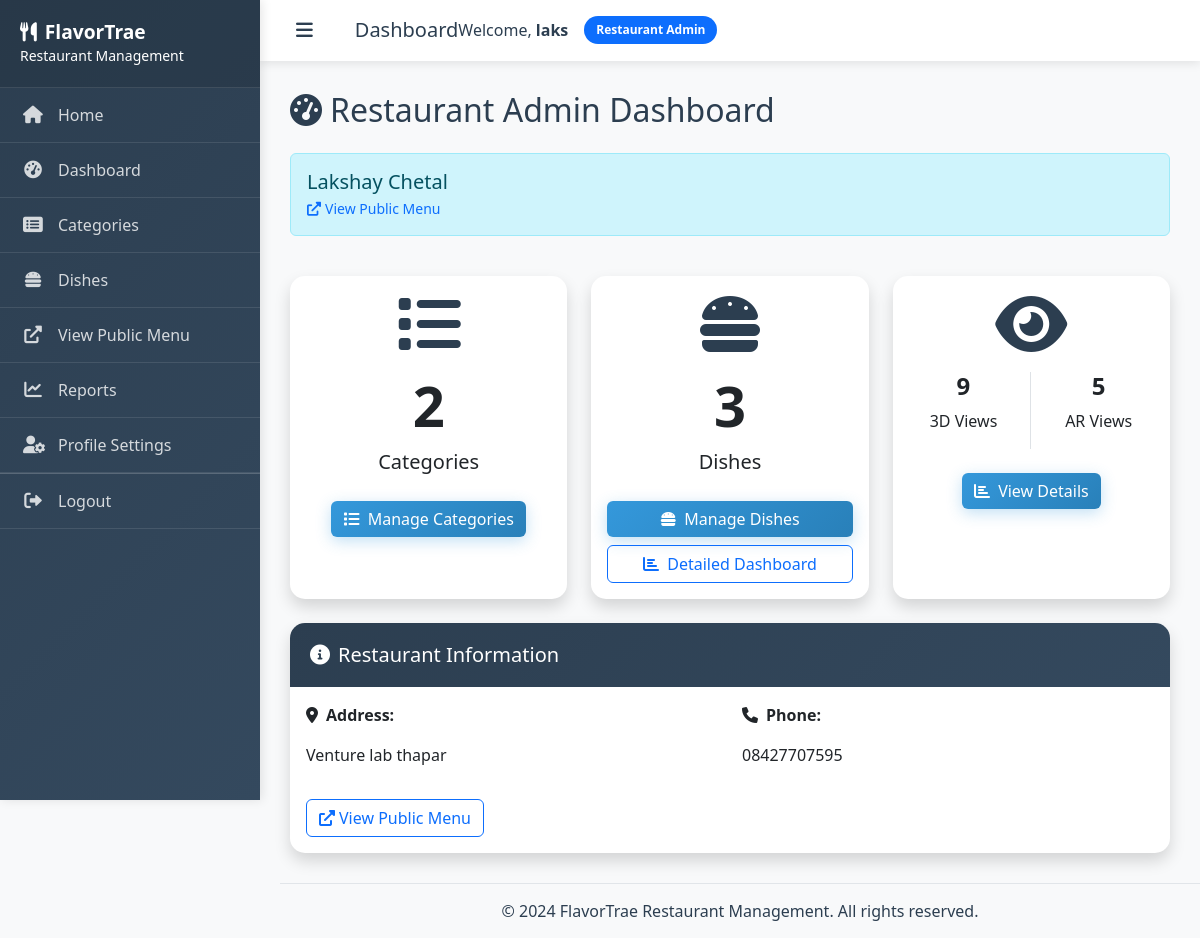
Page /restaurant-admin-dashboard/ (signed in) on the committed database.
### menu_management/models.py (models this page shows, shortened)
class CustomUser(AbstractUser):
    ROLE_CHOICES = [
        ('super_admin', 'Super Admin'),
        ('restaurant_admin', 'Restaurant Admin'),
    ]
    role = models.CharField(max_length=20, choices=ROLE_CHOICES, default='restaurant_admin')
    restaurant = models.ForeignKey('Restaurant', on_delete=models.CASCADE, null=True, blank=True)

class Restaurant(models.Model):
    name = models.CharField(max_length=200)
    address = models.TextField()
    phone = models.CharField(max_length=20)
    public_slug = models.SlugField(unique=True, blank=True)
    created_at = models.DateTimeField(auto_now_add=True)
    updated_at = models.DateTimeField(auto_now=True)

### menu_management/views.py (the view)
# urls.py: path('restaurant-admin-dashboard/', views.restaurant_admin_dashboard, name='restaurant_admin_dashboard'),
@restaurant_admin_required
def restaurant_admin_dashboard(request):
    if not request.user.restaurant:
        messages.error(request, "Your account is not associated with any restaurant.")
        return redirect('home')
    restaurant = request.user.restaurant
    categories_count = Category.objects.filter(restaurant=restaurant).count()
    dishes_count = Dish.objects.filter(category__restaurant=restaurant).count()
    dishes = Dish.objects.filter(category__restaurant=restaurant)
    total_3d_views = sum(dish.model_3d_views for dish in dishes)
    total_ar_views = sum(dish.ar_views for dish in dishes)
    return render(request, 'menu_management/restaurant_admin_dashboard.html', {
        'restaurant': restaurant,
        'categories_count': categories_count,
        'dishes_count': dishes_count,
        'total_3d_views': total_3d_views,
        'total_ar_views': total_ar_views
    })

### templates/menu_management/restaurant_admin_dashboard.html (shortened to what this page needs)
{% extends 'base.html' %}
{% block main_content %}
<div class="row mb-4">
    <div class="col-md-12">
        <h2 class="mb-4">
            <i class="fas fa-tachometer-alt me-2"></i>Restaurant Admin Dashboard
        </h2>
        {% if restaurant %}
            <div class="alert alert-info">
                <div class="d-flex align-items-center">
                    <div>
                        <h5 class="mb-1">{{ restaurant.name }}</h5>
                        <p class="mb-0 small">
                            <a href="{% url 'public_menu' restaurant.public_slug %}" target="_blank" class="text-decoration-none">
                                <i class="fas fa-external-link-alt me-1"></i>View Public Menu
                            </a>
                        </p>
                    </div>
                </div>
            </div>
        {% endif %}
    </div>
</div>
<div class="row g-4">
    <div class="col-md-4">
        <div class="card h-100 shadow">
            <div class="card-body text-center">
                <i class="fas fa-list fa-4x mb-3" style="color: var(--primary-color);"></i>
                <h3 class="display-4 fw-bold">{{ categories_count }}</h3>
                <p class="lead">Categories</p>
                <div class="mt-4">
                    <a href="{% url 'category_list' %}" class="btn btn-primary">
                        <i class="fas fa-list me-1"></i> Manage Categories
                    </a>
                </div>
            </div>
        </div>
    </div>
    <div class="col-md-4">
        <div class="card h-100 shadow">
            <div class="card-body text-center">
                <i class="fas fa-hamburger fa-4x mb-3" style="color: var(--primary-color);"></i>
                <h3 class="display-4 fw-bold">{{ dishes_count }}</h3>
                <p class="lead">Dishes</p>
                <div class="mt-4">
                    <div class="d-grid gap-2">
                        <a href="{% url 'dish_list' %}" class="btn btn-primary">
                            <i class="fas fa-hamburger me-1"></i> Manage Dishes
                        </a>
                        <a href="{% url 'dish_detail_dashboard' %}" class="btn btn-outline-primary">
                            <i class="fas fa-chart-bar me-1"></i> Detailed Dashboard
                        </a>
                    </div>
                </div>
            </div>
        </div>
    </div>
    <div class="col-md-4">
        <div class="card h-100 shadow">
            <div class="card-body text-center">
                <i class="fas fa-eye fa-4x mb-3" style="color: var(--primary-color);"></i>
                <div class="row">
                    <div class="col-6 border-end">
                        <h4 class="fw-bold">{{ total_3d_views }}</h4>
                        <p>3D Views</p>
                    </div>
                    <div class="col-6">
                        <h4 class="fw-bold">{{ total_ar_views }}</h4>
                        <p>AR Views</p>
                    </div>
                </div>
                <div class="mt-4">
                    <a href="{% url 'dish_detail_dashboard' %}" class="btn btn-primary">
                        <i class="fas fa-chart-bar me-1"></i> View Details
                    </a>
                </div>
            </div>
        </div>
    </div>
</div>
{% if restaurant %}
<div class="row mt-4">
    <div class="col-md-12">
        <div class="card shadow">
            <div class="card-header bg-primary text-white">
                <h5 class="mb-0">
                    <i class="fas fa-info-circle me-2"></i>Restaurant Information
                </h5>
            </div>
            <div class="card-body">
                <div class="row">
                    <div class="col-md-6">
                        <p><strong><i class="fas fa-map-marker-alt me-2"></i>Address:</strong></p>
                        <p>{{ restaurant.address }}</p>
                    </div>
                    <div class="col-md-6">
                        <p><strong><i class="fas fa-phone me-2"></i>Phone:</strong></p>
                        <p>{{ restaurant.phone }}</p>
                    </div>
                </div>
                <div class="mt-3">
                    <a href="{% url 'public_menu' restaurant.public_slug %}" target="_blank" class="btn btn-outline-primary">
                        <i class="fas fa-external-link-alt me-1"></i>View Public Menu
                    </a>
                </div>
            </div>
        </div>
    </div>
</div>
{% endif %}
{% endblock main_content %}

### templates/base.html (shortened to what this page needs)
<!DOCTYPE html>
<html lang="en">
<head>
    <link href="https://cdn.jsdelivr.net/npm/bootstrap@5.3.0-alpha1/dist/css/bootstrap.min.css" rel="stylesheet">
    <link rel="stylesheet" href="https://cdnjs.cloudflare.com/ajax/libs/font-awesome/6.0.0/css/all.min.css">
</head>
<body>
    {% if user.is_authenticated %}
        <nav class="sidebar" id="sidebar">
            <div class="sidebar-header">
                <h4><i class="fas fa-utensils me-2"></i>FlavorTrae</h4>
                <small>Restaurant Management</small>
            </div>
            <ul class="sidebar-menu">
                <li>
                    <a href="{% url 'home' %}">
                        <i class="fas fa-home"></i>
                        <span>Home</span>
                    </a>
                </li>
                {% if user.role == 'super_admin' %}
                    <li>
                        <a href="{% url 'super_admin_dashboard' %}">
                            <i class="fas fa-tachometer-alt"></i>
                            <span>Dashboard</span>
                        </a>
                    </li>
                    <li>
                        <a href="{% url 'add_restaurant' %}">
                            <i class="fas fa-plus-circle"></i>
                            <span>Add Restaurant</span>
                        </a>
                    </li>
                    <li>
                        <a href="#">
                            <i class="fas fa-chart-bar"></i>
                            <span>Analytics</span>
                        </a>
                    </li>
                    <li>
                        <a href="#">
                            <i class="fas fa-cogs"></i>
                            <span>Settings</span>
                        </a>
                    </li>
                {% elif user.role == 'restaurant_admin' %}
                    <li>
                        <a href="{% url 'restaurant_admin_dashboard' %}">
                            <i class="fas fa-tachometer-alt"></i>
                            <span>Dashboard</span>
                        </a>
                    </li>
                    <li>
                        <a href="{% url 'category_list' %}">
                            <i class="fas fa-list-alt"></i>
                            <span>Categories</span>
                        </a>
                    </li>
                    <li>
                        <a href="{% url 'dish_list' %}">
                            <i class="fas fa-hamburger"></i>
                            <span>Dishes</span>
                        </a>
                    </li>
                    {% if user.restaurant %}
                        <li>
                            <a href="{% url 'public_menu' user.restaurant.public_slug %}" target="_blank">
                                <i class="fas fa-external-link-alt"></i>
                                <span>View Public Menu</span>
                            </a>
                        </li>
                    {% endif %}
                    <li>
                        <a href="#">
                            <i class="fas fa-chart-line"></i>
                            <span>Reports</span>
                        </a>
                    </li>
                    <li>
                        <a href="#">
                            <i class="fas fa-user-cog"></i>
                            <span>Profile Settings</span>
                        </a>
                    </li>
                {% endif %}
                <li style="margin-top: auto; border-top: 1px solid rgba(255,255,255,0.2);">
                    <a href="{% url 'logout' %}">
                        <i class="fas fa-sign-out-alt"></i>
                        <span>Logout</span>
                    </a>
                </li>
            </ul>
        </nav>
        <div class="main-content" id="main-content">
            <div class="top-navbar">
                <div class="d-flex align-items-center">
                    <button class="sidebar-toggle" onclick="toggleSidebar()">
                        <i class="fas fa-bars"></i>
                    </button>
                    <h5 class="mb-0 ms-3">{% block page_title %}Dashboard{% endblock %}</h5>
                </div>
                <div class="d-flex align-items-center">
                    <span class="me-3">Welcome, <strong>{{ user.username }}</strong></span>
                    <span class="badge bg-primary">{{ user.get_role_display }}</span>
                </div>
            </div>
            <div class="content-wrapper">
                {% block main_content %}{% endblock %}
            </div>
        </div>
    {% endif %}
    {% if user.is_authenticated %}
        <footer class="footer" style="margin-left: 280px; background: var(--bg-color); border-top: 1px solid #e1e5e9; padding: 15px 30px; text-align: center; color: var(--text-muted);">
            <span>&copy; 2024 FlavorTrae Restaurant Management. All rights reserved.</span>
        </footer>
    {% else %}
        <footer class="footer mt-auto py-3" style="background: var(--bg-color); border-top: 1px solid #e1e5e9;">
            <div class="container">
                <span class="text-muted">&copy; 2024 FlavorTrae Restaurant Management. All rights reserved.</span>
            </div>
        </footer>
    {% endif %}
</body>
</html>

### templates/base.html (style rules this page uses)
:root { --primary-color: #2c3e50; --secondary-color: #34495e; --accent-color: #3498db; --success-color: #27ae60; --warning-color: #f39c12; --danger-color: #e74c3c; --light-color: #ecf0f1; --dark-color: #2c3e50; --sidebar-bg: #2c3e50; --sidebar-hover: #34495e; --content-bg: #ffffff; }
body { background-color: #f8f9fa; color: var(--dark-color); font-family: 'Segoe UI', Tahoma, Geneva, Verdana, sans-serif; margin: 0; padding: 0; }
.sidebar { position: fixed; top: 0; left: 0; height: 100vh; width: 260px; background: linear-gradient(135deg, var(--sidebar-bg), var(--secondary-color)); color: white; z-index: 1045; transition: all 0.3s ease; overflow-y: auto; box-shadow: 2px 0 10px rgba(0,0,0,0.1); }
.sidebar-header { padding: 20px; background: rgba(0,0,0,0.1); border-bottom: 1px solid rgba(255,255,255,0.1); }
.sidebar-header h4 { margin: 0; font-size: 1.2rem; font-weight: 600; }
.sidebar-menu { padding: 0; margin: 0; list-style: none; }
.sidebar-menu li { border-bottom: 1px solid rgba(255,255,255,0.1); }
.sidebar-menu a { display: flex; align-items: center; padding: 15px 20px; color: rgba(255,255,255,0.8); text-decoration: none; transition: all 0.3s ease; border-left: 3px solid transparent; }
.sidebar-menu i { width: 20px; margin-right: 15px; text-align: center; font-size: 1.1rem; }
.main-content { margin-left: 260px; transition: margin-left 0.3s ease; min-height: 100vh; }
.top-navbar { background: white; box-shadow: 0 2px 10px rgba(0,0,0,0.1); padding: 15px 30px; margin-bottom: 30px; display: flex; justify-content: between; align-items: center; }
.sidebar-toggle { background: none; border: none; font-size: 1.2rem; color: var(--dark-color); cursor: pointer; margin-right: 20px; }
.content-wrapper { padding: 0 30px 30px; }
.btn-primary { background: linear-gradient(135deg, var(--accent-color), #2980b9); border: none; box-shadow: 0 4px 15px rgba(52, 152, 219, 0.3); transition: all 0.3s ease; }
.card { border: none; border-radius: 15px; box-shadow: 0 8px 30px rgba(0,0,0,0.1); transition: all 0.3s ease; overflow: hidden; }
.card-header { background: linear-gradient(135deg, var(--primary-color), var(--secondary-color)); border-bottom: none; color: white; padding: 20px; font-weight: 600; }
.badge { font-size: 0.75rem; padding: 0.5rem 0.75rem; border-radius: 50px; }

### rows in the picture
CustomUser: username "laks", role "Restaurant Admin"
Restaurant: name "Lakshay Chetal", address "Venture lab thapar", phone "08427707595"

### other values in the picture
{{ categories_count }} "2"
{{ dishes_count }} "3"
{{ total_3d_views }} "9"
{{ total_ar_views }} "5"
